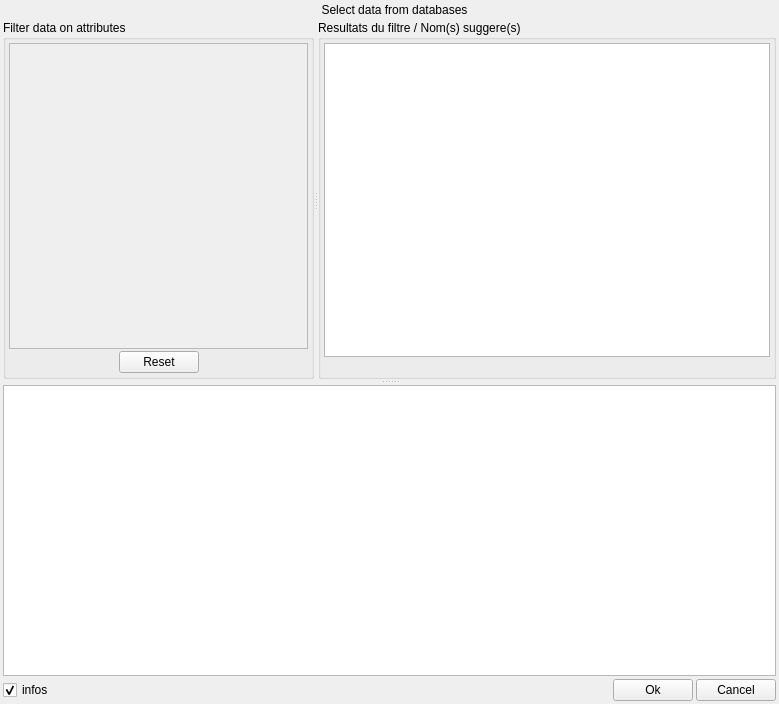
<ui version="4.0" >
 <class>Form1</class>
 <widget class="QWidget" name="Form1" >
  <property name="geometry" >
   <rect>
    <x>0</x>
    <y>0</y>
    <width>779</width>
    <height>704</height>
   </rect>
  </property>
  <property name="windowTitle" >
   <string>Select data from databases</string>
  </property>
  <layout class="QVBoxLayout" >
   <property name="spacing" >
    <number>3</number>
   </property>
   <property name="leftMargin" >
    <number>3</number>
   </property>
   <property name="topMargin" >
    <number>3</number>
   </property>
   <property name="rightMargin" >
    <number>3</number>
   </property>
   <property name="bottomMargin" >
    <number>3</number>
   </property>
   <item>
    <layout class="QHBoxLayout" >
     <item>
      <widget class="QLabel" name="labDatabaseIcon" >
       <property name="sizePolicy" >
        <sizepolicy vsizetype="Fixed" hsizetype="Fixed" >
         <horstretch>0</horstretch>
         <verstretch>0</verstretch>
        </sizepolicy>
       </property>
       <property name="pixmap" >
        <pixmap>../../../../share/icons/database_read.png</pixmap>
       </property>
       <property name="scaledContents" >
        <bool>true</bool>
       </property>
       <property name="wordWrap" >
        <bool>false</bool>
       </property>
      </widget>
     </item>
     <item>
      <widget class="QLabel" name="titleLabel" >
       <property name="sizePolicy" >
        <sizepolicy vsizetype="Fixed" hsizetype="Expanding" >
         <horstretch>0</horstretch>
         <verstretch>0</verstretch>
        </sizepolicy>
       </property>
       <property name="text" >
        <string>Select data from databases</string>
       </property>
       <property name="alignment" >
        <set>Qt::AlignCenter</set>
       </property>
       <property name="wordWrap" >
        <bool>false</bool>
       </property>
      </widget>
     </item>
    </layout>
   </item>
   <item>
    <widget class="QSplitter" name="vsplitter" >
     <property name="sizePolicy" >
      <sizepolicy vsizetype="Expanding" hsizetype="Expanding" >
       <horstretch>0</horstretch>
       <verstretch>0</verstretch>
      </sizepolicy>
     </property>
     <property name="orientation" >
      <enum>Qt::Vertical</enum>
     </property>
     <property name="handleWidth" >
      <number>6</number>
     </property>
     <widget class="QSplitter" name="hsplitter" >
      <property name="sizePolicy" >
       <sizepolicy vsizetype="Expanding" hsizetype="Expanding" >
        <horstretch>0</horstretch>
        <verstretch>0</verstretch>
       </sizepolicy>
      </property>
      <property name="orientation" >
       <enum>Qt::Horizontal</enum>
      </property>
      <widget class="QGroupBox" name="attributesFrame" >
       <property name="sizePolicy" >
        <sizepolicy vsizetype="Expanding" hsizetype="Expanding" >
         <horstretch>0</horstretch>
         <verstretch>0</verstretch>
        </sizepolicy>
       </property>
       <property name="title" >
        <string>Filter data on attributes</string>
       </property>
       <layout class="QVBoxLayout" >
        <property name="spacing" >
         <number>2</number>
        </property>
        <property name="leftMargin" >
         <number>3</number>
        </property>
        <property name="topMargin" >
         <number>3</number>
        </property>
        <property name="rightMargin" >
         <number>3</number>
        </property>
        <property name="bottomMargin" >
         <number>3</number>
        </property>
        <item>
         <widget class="QScrollArea" native="1" name="scrollarea" >
          <property name="sizePolicy" >
           <sizepolicy vsizetype="Expanding" hsizetype="Expanding" >
            <horstretch>0</horstretch>
            <verstretch>0</verstretch>
           </sizepolicy>
          </property>
         </widget>
        </item>
        <item>
         <layout class="QHBoxLayout" >
          <property name="spacing" >
           <number>0</number>
          </property>
          <item>
           <spacer>
            <property name="orientation" >
             <enum>Qt::Horizontal</enum>
            </property>
            <property name="sizeType" >
             <enum>QSizePolicy::Expanding</enum>
            </property>
            <property name="sizeHint" >
             <size>
              <width>21</width>
              <height>20</height>
             </size>
            </property>
           </spacer>
          </item>
          <item>
           <widget class="QPushButton" name="btnReset" >
            <property name="text" >
             <string>Reset</string>
            </property>
           </widget>
          </item>
          <item>
           <spacer>
            <property name="orientation" >
             <enum>Qt::Horizontal</enum>
            </property>
            <property name="sizeType" >
             <enum>QSizePolicy::Expanding</enum>
            </property>
            <property name="sizeHint" >
             <size>
              <width>21</width>
              <height>20</height>
             </size>
            </property>
           </spacer>
          </item>
         </layout>
        </item>
       </layout>
      </widget>
      <widget class="QGroupBox" name="grpItems" >
       <property name="sizePolicy" >
        <sizepolicy vsizetype="Expanding" hsizetype="Expanding" >
         <horstretch>0</horstretch>
         <verstretch>0</verstretch>
        </sizepolicy>
       </property>
       <property name="title" >
        <string>Resultats du filtre / Nom(s) suggere(s)</string>
       </property>
       <layout class="QVBoxLayout" >
        <property name="spacing" >
         <number>2</number>
        </property>
        <property name="leftMargin" >
         <number>3</number>
        </property>
        <property name="topMargin" >
         <number>3</number>
        </property>
        <property name="rightMargin" >
         <number>3</number>
        </property>
        <property name="bottomMargin" >
         <number>3</number>
        </property>
        <item>
         <widget class="QTableView" name="tblItems" >
          <property name="sizePolicy" >
           <sizepolicy vsizetype="Expanding" hsizetype="Expanding" >
            <horstretch>0</horstretch>
            <verstretch>0</verstretch>
           </sizepolicy>
          </property>
          <property name="selectionMode" >
           <enum>QAbstractItemView::SingleSelection</enum>
          </property>
          <property name="selectionBehavior" >
           <enum>QAbstractItemView::SelectRows</enum>
          </property>
          <property name="sortingEnabled" >
           <bool>true</bool>
          </property>
         </widget>
        </item>
        <item>
         <widget class="QLabel" name="labItems" >
          <property name="text" >
           <string/>
          </property>
         </widget>
        </item>
       </layout>
      </widget>
     </widget>
     <widget class="QTextBrowser" name="textBrowser" >
      <property name="sizePolicy" >
       <sizepolicy vsizetype="Preferred" hsizetype="Expanding" >
        <horstretch>0</horstretch>
        <verstretch>0</verstretch>
       </sizepolicy>
      </property>
     </widget>
    </widget>
   </item>
   <item>
    <layout class="QHBoxLayout" >
     <item>
      <widget class="QCheckBox" name="checkBox1" >
       <property name="text" >
        <string>infos</string>
       </property>
       <property name="checked" >
        <bool>true</bool>
       </property>
      </widget>
     </item>
     <item>
      <spacer>
       <property name="orientation" >
        <enum>Qt::Horizontal</enum>
       </property>
       <property name="sizeType" >
        <enum>QSizePolicy::Expanding</enum>
       </property>
       <property name="sizeHint" >
        <size>
         <width>230</width>
         <height>20</height>
        </size>
       </property>
      </spacer>
     </item>
     <item>
      <widget class="QPushButton" name="btnOk" >
       <property name="sizePolicy" >
        <sizepolicy vsizetype="Fixed" hsizetype="Minimum" >
         <horstretch>0</horstretch>
         <verstretch>0</verstretch>
        </sizepolicy>
       </property>
       <property name="text" >
        <string>Ok</string>
       </property>
      </widget>
     </item>
     <item>
      <widget class="QPushButton" name="btnCancel" >
       <property name="text" >
        <string>Cancel</string>
       </property>
      </widget>
     </item>
    </layout>
   </item>
  </layout>
 </widget>
 <layoutdefault spacing="3" margin="5" />
 <customwidgets>
  <customwidget>
   <class>QScrollArea</class>
   <extends>QWidget</extends>
   <header>qscrollarea.h</header>
  </customwidget>
 </customwidgets>
 <resources/>
 <connections>
  <connection>
   <sender>checkBox1</sender>
   <signal>toggled(bool)</signal>
   <receiver>textBrowser</receiver>
   <slot>setShown(bool)</slot>
   <hints>
    <hint type="sourcelabel" >
     <x>20</x>
     <y>20</y>
    </hint>
    <hint type="destinationlabel" >
     <x>20</x>
     <y>20</y>
    </hint>
   </hints>
  </connection>
 </connections>
</ui>
